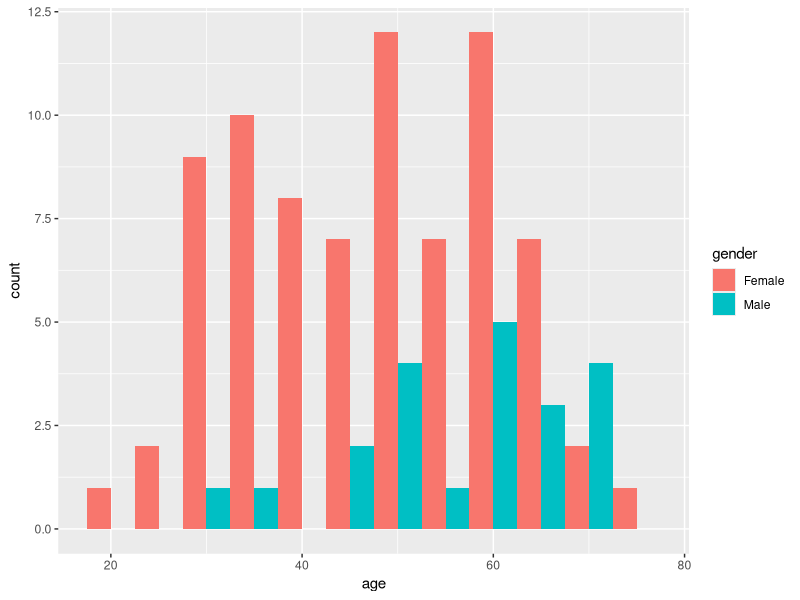
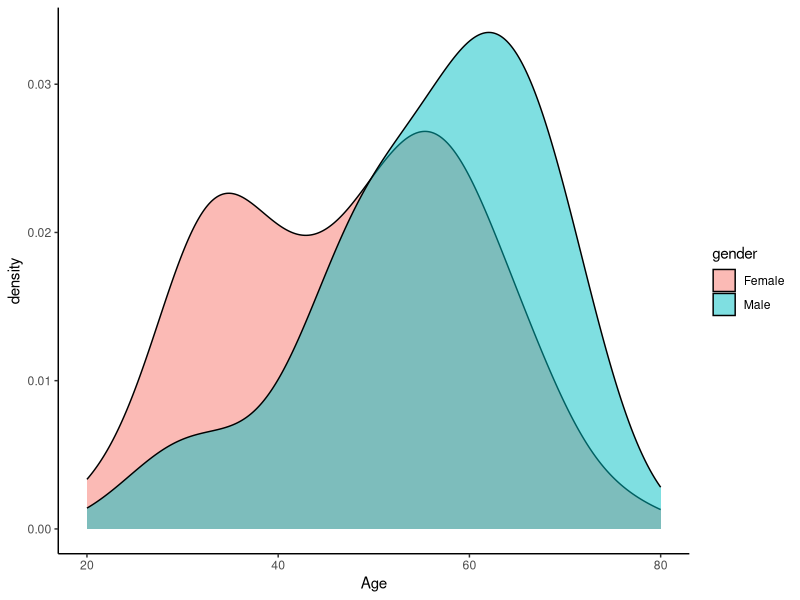
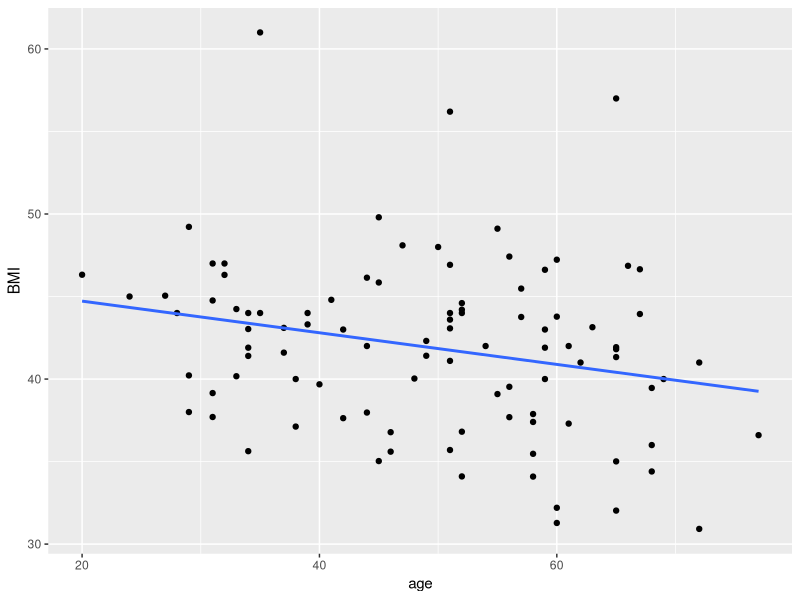
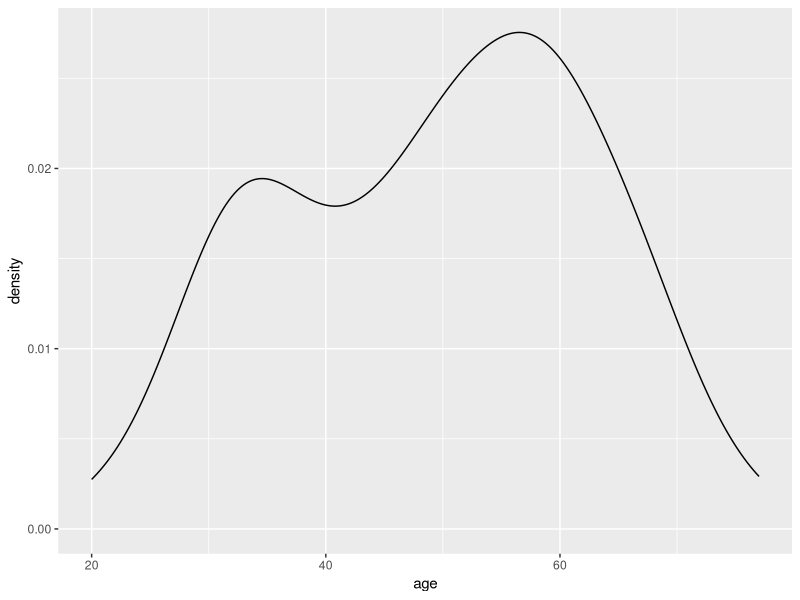
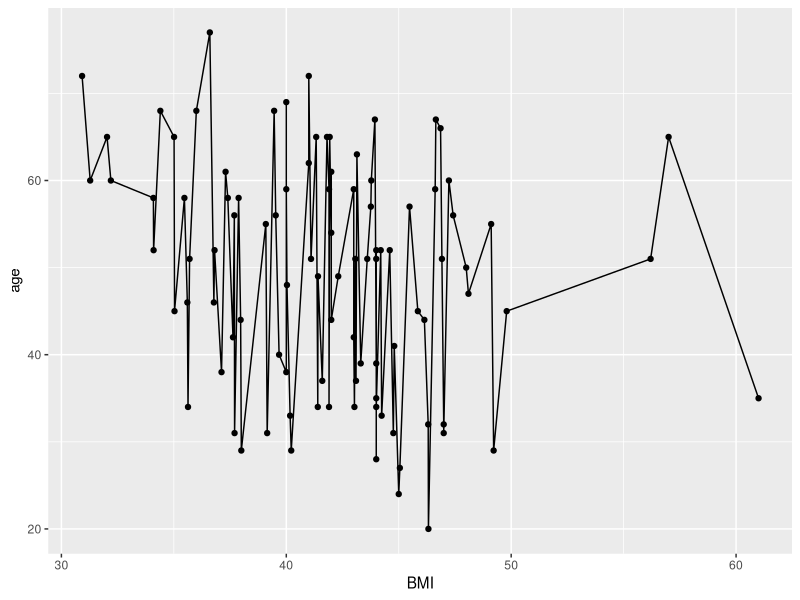
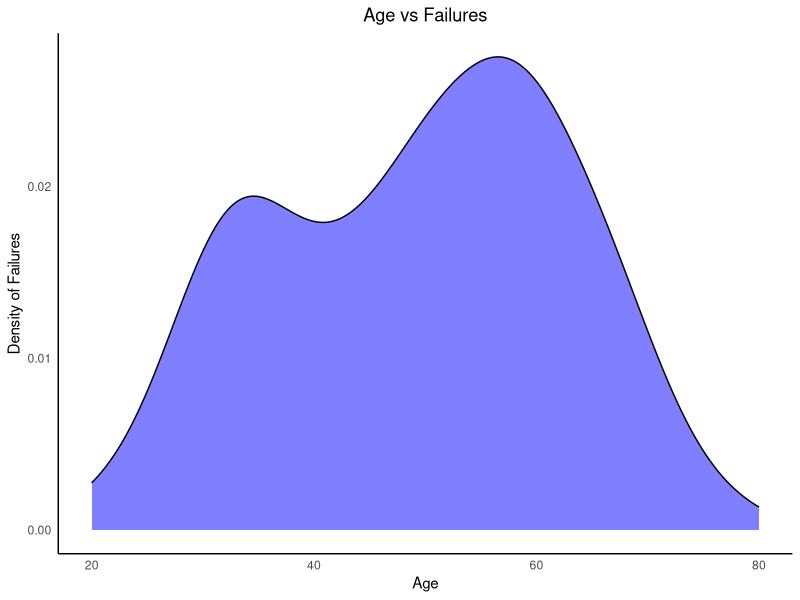

The R script that drew these images, in order:
## ---- chunk 1
library(tidyverse)
library(here)

here()
data <- read_delim(here("Data", "exam_data.txt")) #Assigning the dataset to an object "data".
data

## ---- chunk 2
tidy_data <- data %>% rename(BMI = "BMI kg/m2", # Renaming columns 
                Attempts = "# attempts",
                Failures = "# failures") %>% 
  distinct() %>% # Removing duplicates
  pivot_wider(names_from = difficulties_intubating_feature, 
              values_from = difficulties_intubating_value) %>% 
  # Creating three new columns by pivoting wider 
  separate(col = last_method_S_F,
           into = c("last_method", "last_method_S_F"),
           sep = "_") %>% # Splitting the last_method_S_F column into two different columns
  mutate(last_method_S_F = as.double(last_method_S_F),
         last_method = as.double(last_method)) #Converting these two columns to numeric columns as they were turned into character columns when splitting them
  
## ---- chunk 3
data2 <- tidy_data %>% select(-c(month, year)) # Removing the columns month and year 
 
## ---- chunk 4
ad_df <- read_delim(here("Data", "exam_data_join.txt")) # Importing the additional dataset and assigning it to an object
## ---- chunk 5
joined_df <- data2 %>% 
  left_join(ad_df, by = "id") %>%  # Deciding to join the original dataframe to the ad_df by the column "id" as this is present in both datasets
  distinct() %>% # Removing duplicates
 mutate(gender = if_else(gender == 0, "Female", "Male"), # Could also have used the function case_when like this: mutate(gender =case_when(gender == "0" ~ "Female", gender == "1" ~ "Male"))
        Mallampati_asa = (asa*Mallampati), # Adding a column multiplicating the columns asa and Mallampati ) # Changing the column gender to character observations
        Ease_quartile = cut(ease, breaks = 4), # Creating a new column with quartile-values for the ease-column 
        Method_check = if_else(last_method == Randomization, "True", "False")) %>%  # Creating a new column that checks whether the column "last method" contains the same values as the column "Randomization) 

  select(id, gender, age, everything()) %>%  #Changing the order of the columns so that id, gender and age is at the beginning of the dataset. 
  arrange(id) #%>%  # The id's in our dataset are already in increasing order

## ---- chunk 6
joined_df %>% summarise(across(everything(), ~sum(is.na(.)))) # There are 2 missing values for BMI,  1 for sore_throat, 1 for mallampati and 1 for mallampati_asa
## ---- chunk 7
joined_df %>% 
  group_by(gender) %>% 
  summarise(
    min_total_intubation_time = min(total_intubation_time, na.rm = T),  #It is possible to use na.rm = T instead of writing TRUE (it does the same)
    max_total_intubation_time = max(total_intubation_time, na.rm = T),
    mean_total_intubation_time = mean(total_intubation_time, na.rm = T),
    sd_total_intubation_time = sd(total_intubation_time, na.rm = T))
## ---- chunk 8
joined_df %>% 
  group_by(gender) %>% 
  filter(BMI <= 40) %>% 
   summarise(
    min_total_intubation_time = min(total_intubation_time, na.rm = T),
    max_total_intubation_time = max(total_intubation_time, na.rm = T),
    mean_total_intubation_time = mean(total_intubation_time, na.rm = T),
    sd_total_intubation_time = sd(total_intubation_time, na.rm = T))
## ---- chunk 9
joined_df %>% 
  group_by(Randomization) %>% 
  filter(gender == "Female") %>% 
   summarise(
    min_total_intubation_time = min(total_intubation_time, na.rm = T),
    max_total_intubation_time = max(total_intubation_time, na.rm = T),
    mean_total_intubation_time = mean(total_intubation_time, na.rm = T),
    sd_total_intubation_time = sd(total_intubation_time, na.rm = T))
## ---- chunk 10
joined_df %>% 
  group_by(Attempts) %>% 
  filter(age > 45) %>% 
   summarise(
    min_total_intubation_time = min(total_intubation_time, na.rm = T),
    max_total_intubation_time = max(total_intubation_time, na.rm = T),
    mean_total_intubation_time = mean(total_intubation_time, na.rm = T),
    sd_total_intubation_time = sd(total_intubation_time, na.rm = T))
## ---- chunk 11
joined_df %>% 
  group_by(Failures) %>% 
  filter(Mallampati >= 2) %>% 
   summarise(
    min_total_intubation_time = min(total_intubation_time, na.rm = T),
    max_total_intubation_time = max(total_intubation_time, na.rm = T),
    mean_total_intubation_time = mean(total_intubation_time, na.rm = T),
    sd_total_intubation_time = sd(total_intubation_time, na.rm = T))
## ---- chunk 12
CC_table <- joined_df %>%
  count(gender, Attempts)
## ---- chunk 13
ggplot(joined_df, aes(x = age, fill = gender)) +
  geom_histogram(binwidth = 5, position = "dodge") # Histogram of age depending on gender

joined_df %>% 
  ggplot(aes(x = age, fill = gender)) + geom_density(alpha = 0.5) + theme(panel.grid.major = element_blank(), panel.grid.minor = element_blank(),
panel.background = element_blank(), axis.line = element_line(colour = "black")) + scale_x_continuous(name = "Age",limits = c(20,80))   # Density plot of the age distribution depending on gender. We removed the grey background and the major and minor grids. We set the colour of the axis to black. We set the x-axis limit from 20 to 80.

## ---- chunk 14






#Checking if age and BMI have a linear relationship
joined_df %>% 
  ggplot(aes(x = age, y = BMI)) + geom_point() + geom_smooth(method = "lm", se = F) # Checking if age and BMI have a linear relationship by adding geom_smooth (adds a regression line) to a scatterplot.

ggplot(joined_df, aes(x = age, fill = BMI)) +
  geom_density(alpha = 0.5) 

ggplot(joined_df, aes(x = BMI, y = age)) +
  geom_point() + geom_line()
## ---- chunk 15
#trying this question
joined_df %>% ggplot(aes(x = age, fill = Failures)) + geom_density(alpha = 0.5,fill= "blue")+theme_minimal()+labs(title = "Age vs Failures")+ylab("Density of Failures")+theme(plot.title = element_text(hjust =0.5 ))+scale_x_continuous(name = "Age",limits = c(20,80))+theme(panel.grid.major = element_blank(), panel.grid.minor = element_blank(),
panel.background = element_blank(), axis.line = element_line(colour = "black"))
#Could also do a histogram, though somehow couldn't get it pretty
